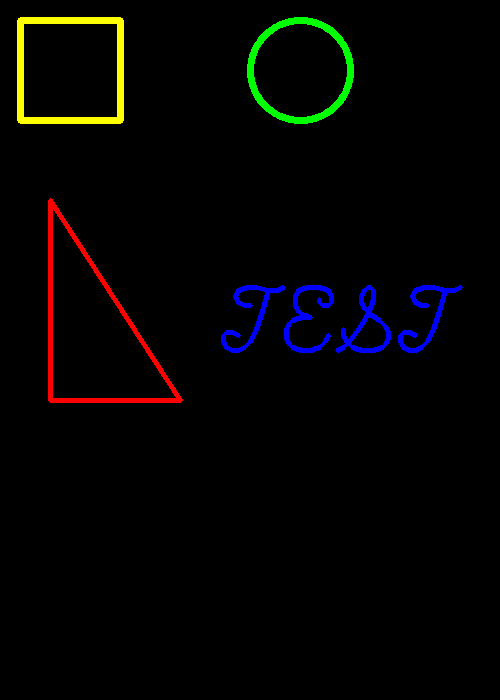
#> input picture img/Geometry.png, 500 x 700 px
$ python Contours.py
#> lines starting #> are read from the running program, lines starting #| are printed output that depends on the picture; after the words box and inside, x2 and y2 are one past the last pixel; in counts of white or black regions, pixels touching at a corner belong together
import cv2
import numpy as np
import os
b = (0,255,0)
img = cv2.imread('img/Geometry.png', 0)
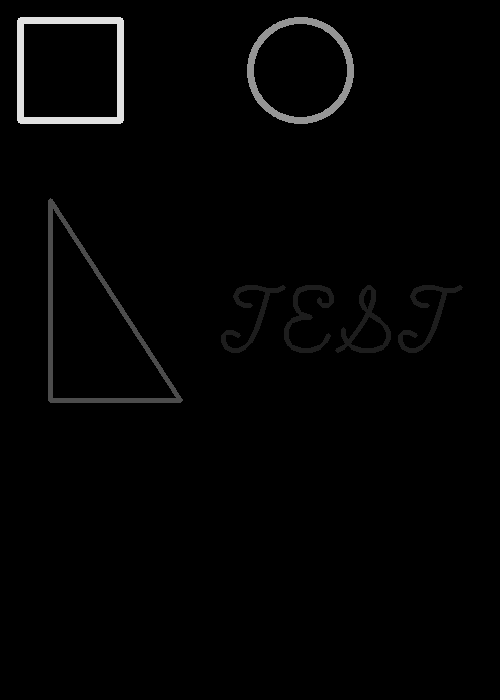
#> img: shape (700, 500); min 0, max 225, mean 3.6
#ret,dst = cv2.threshold(img,1,255,cv2.THRESH_BINARY)
contours,hierarchy = cv2.findContours(img,cv2.RETR_EXTERNAL,cv2.CHAIN_APPROX_SIMPLE)
#> contours = 7 contours; box (x1, y1, x2, y2) and area: (48, 198, 183, 403) 14134, (17, 17, 124, 124) 11220, (247, 17, 354, 124) 8836, (335, 285, 391, 353) 1616, (398, 285, 463, 353) 743, (221, 285, 286, 353) 743, (284, 285, 334, 353) 742
imgContours = np.zeros((img.shape[0],img.shape[1],3),np.uint8)
imgContours = cv2.drawContours(imgContours,contours,-1,(0,0,255),1)
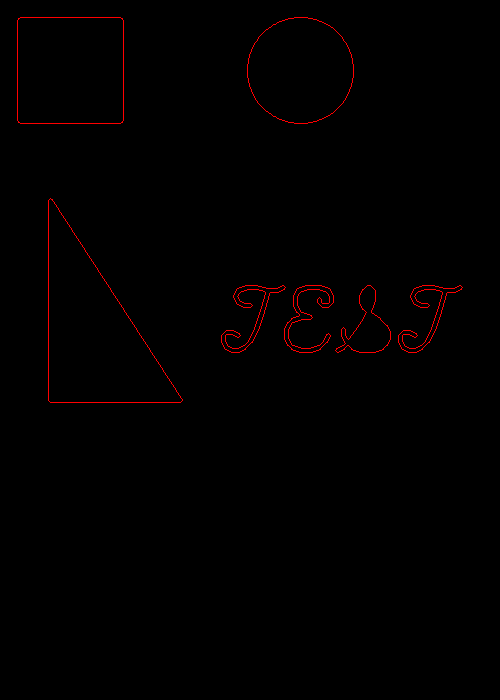
#> imgContours: shape (700, 500, 3); mean of channels 0, 1, 2 0, 0, 1.8; drawn as B, G, R
cv2.imshow("img/imgContours", imgContours)
for contour in contours:
    # [25 lines of commented-out code are left out]
    epsilon = 0.1*cv2.arcLength(contour,True)
    approx = cv2.approxPolyDP(contour,epsilon,True)
    print(approx)
    cv2.drawContours(imgContours,[approx],0,b,1)
#> this loop made 7 passes
#> (epsilon, approx) on passes 1 to 7: (39.85, [[460, 285], [402, 349]]), (25.64, [[370, 285], [337, 352], [390, 339]]), (39.32, [[321, 285], [293, 350]]), (39.85, [[283, 285], [225, 349]]), (59.57, [[50, 198], [48, 400], [180, 402]]), (35.14, [[294, 17], [247, 77], [307, 123], [353, 64]]), (41.93, [[18, 18], [18, 122], [122, 122], [122, 18]])
#> (printed output is left out)
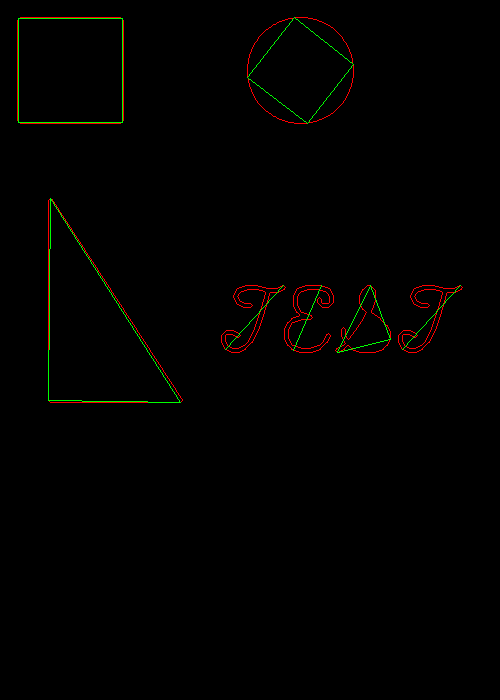
#> imgContours: shape (700, 500, 3); 0.45% of pixels changed, all inside (x1, y1, x2, y2) = (18, 17, 461, 403); drawn as B, G, R
cv2.imshow("img",imgContours)
#cv2.imwrite(os.sep.join(["img","contours","imgEllipse.png"]),imgContours)
cv2.waitKey(0)
"""1.二值化图像
2.二值化图像
3.寻找轮廓
4.绘画轮廓/找外接矩形、最小外接矩形、最小外接圆、椭圆、多边形/凸包、凸缺陷
"""
